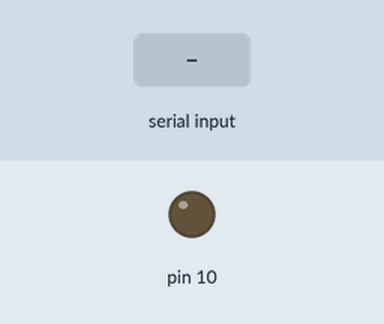
This sketch was run on a simulated Arduino Uno, built with avr-gcc and run on an emulated ATmega328P. Parts: output pins drawn as LEDs (lit = HIGH). The test bench sets the inputs (shaded band).

Above: at 1.2 s.
1.3 s: "L" received over Serial
At 1.9 s:
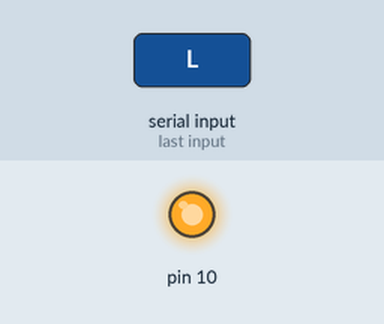
2.8 s: "D" received over Serial
At 3.1 s:
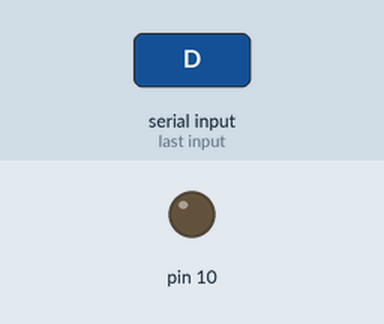
Timing chart, 0 to 5.8 s (numbered marks = the images above; inputs shaded):
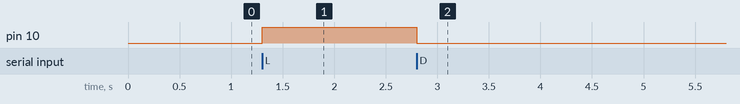

Measured:
- after the input at 1.3 s, pin 10: LOW → HIGH at once
- after the input at 2.8 s, pin 10: HIGH → LOW at once

The sketch:

sketch_jun2a.ino
```cpp
void setup() {
  pinMode(10, OUTPUT);
  Serial.begin(9600);
}

void loop() {
  if (Serial.available()) {
    char comando = Serial.read();
    if (comando == 'L') {
      digitalWrite(10, HIGH); // Liga o LED
    } else if (comando == 'D') {
      digitalWrite(10, LOW); // Desliga o LED
    }
  }
}
```
